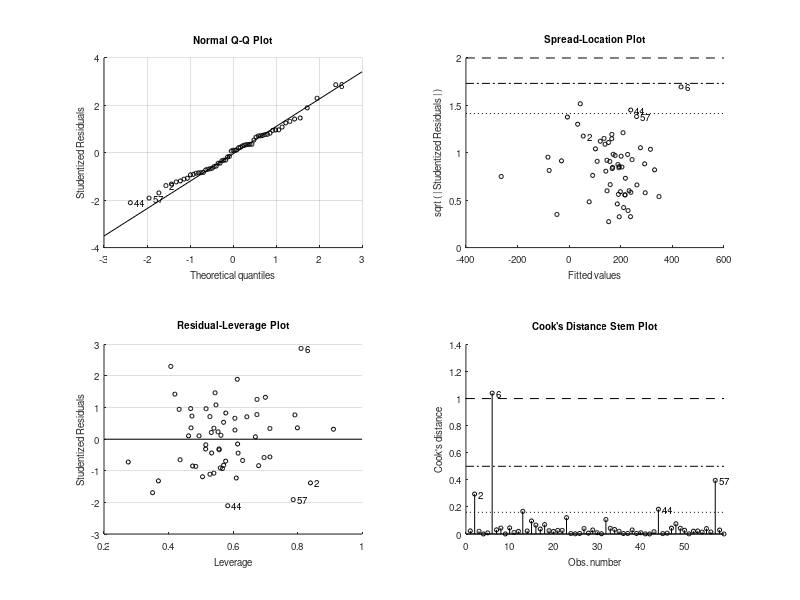

MATLAB code to generate this figure: (Note: this script raises an error after producing the figure.)
clear all;
close all;
addpath(genpath('data'));
%get beta
load('Data_20150102.mat');
data = Data_20150102.data;
data_m = data(:,1:end-3);
to_rem = find(sum(isnan(data_m),1)==size(data_m,1));
data_m(:,to_rem) = [];
[r_ c_] = find(isnan(data_m(1:end-50,:)));
data_m_nonan = data_m(max(r_)+1:end,:);
[r_ c_] = find(isnan(data_m_nonan));
data_m_nonan = data_m_nonan(1:min(r_)-1,:); X = data_m_nonan;
%regress payrolls on everything else
lm = fitlm(data_m_nonan(:,2:end),data_m_nonan(:,1));
%in-sample fit
fits = [ones(size(data_m_nonan,1),1) data_m_nonan(:,2:end)]*lm.Coefficients.Estimate;

dates = datenum('2014-10-01'); dates = dates:-31:0;
dates = dates(1:length(data_m_nonan)); dates = flip(dates); 
dates = datenum(datestr(dates,'yyyy-mm'));
cut_off = (dates(end));
Figure = figure;
hold on
p1 = plot(dates, fits, 'r-.','LineWidth',2);

%new data set
load('Data_20170106.mat');
data = Data_20170106.data;
data_m = data(:,1:end-3);
data_m(:,to_rem) = [];
[r_ c_] = find(isnan(data_m(1:end-50,:)));
data_m_nonan = data_m(max(r_)+1:end,:);
[r_ c_] = find(isnan(data_m_nonan));
data_m_nonan = data_m_nonan(1:min(r_)-1,:); XX = data_m_nonan;
dates = datenum('2016-10-01'); dates = dates:-31:0;
dates = dates(1:length(data_m_nonan)); dates = flip(dates); 
dates = datenum(datestr(dates,'yyyy-mm'));
%out-of-sample fit
fits = [ones(size(data_m_nonan,1),1) data_m_nonan(:,2:end)]*lm.Coefficients.Estimate;
p2 = plot(dates(end-24:end), fits(end-24:end), 'g-.','LineWidth',2);
p3 = plot(dates, data_m_nonan(:,1),'b','LineWidth',2);
yl_ = ylim();
line([cut_off cut_off], [yl_(1) yl_(2)]); 
ylabel('Change (in Ks) from previous period');
xlabel('date')
datetick('x','yyyy-mmm','keeplimits');
legend([p3 p1 p2],{'Actual Nonfarm Payrolls','In-sample fit','Out-of-sample fit'});
cd('plots');
print('cursefit','-dpdf');
cd ..


%% PCA
[T n] = size(X);
X_tilda = (X-repmat(mean(X,1),T,1))./repmat(std(X,1),T,1);
Omega = cov(X_tilda);
[evec eval] = eig(Omega); evec = fliplr(evec); eval = fliplr(eval);
FV = evec(:,1:4);%FV are the loadings
PCA_X = FV'*X_tilda'; 
%regressing our series on the principal components
lm_pca = fitlm(PCA_X',X_tilda(:,1));

%getting principal components for newest data set
[T n] = size(XX);
XX_tilda = (XX-repmat(mean(XX,1),T,1))./repmat(std(XX,1),T,1);
PCA_XX = FV'*XX_tilda'; %new principal components

%fitting to principal components to the new dataset
fit_pca = [ones(size(PCA_XX',1),1) PCA_XX']*lm_pca.Coefficients.Estimate;
%transforming fit into non-standardized version
fit_pca = fit_pca.*std(X(:,1)) + mean(X(:,1));

p4 = plot(dates(end-24:end), fit_pca(end-24:end),'y-.','LineWidth',2);
legend([p3 p1 p2 p4],{'Actual Nonfarm Payrolls','In-sample fit',...
    'Out-of-sample fit','Out-of-sample fit PCA'});
hold off
cd('plots');
print('cursefitPCA','-dpdf');
cd ..